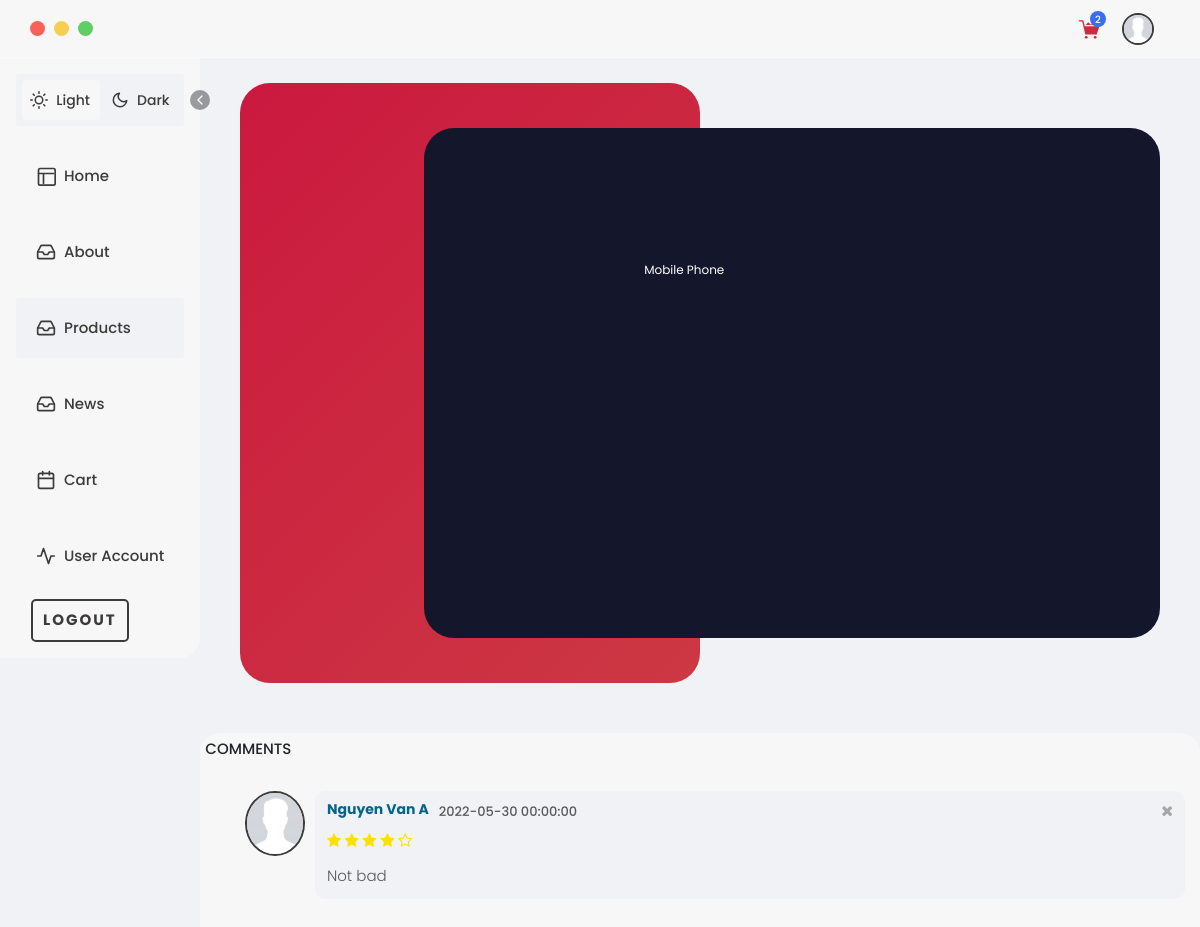
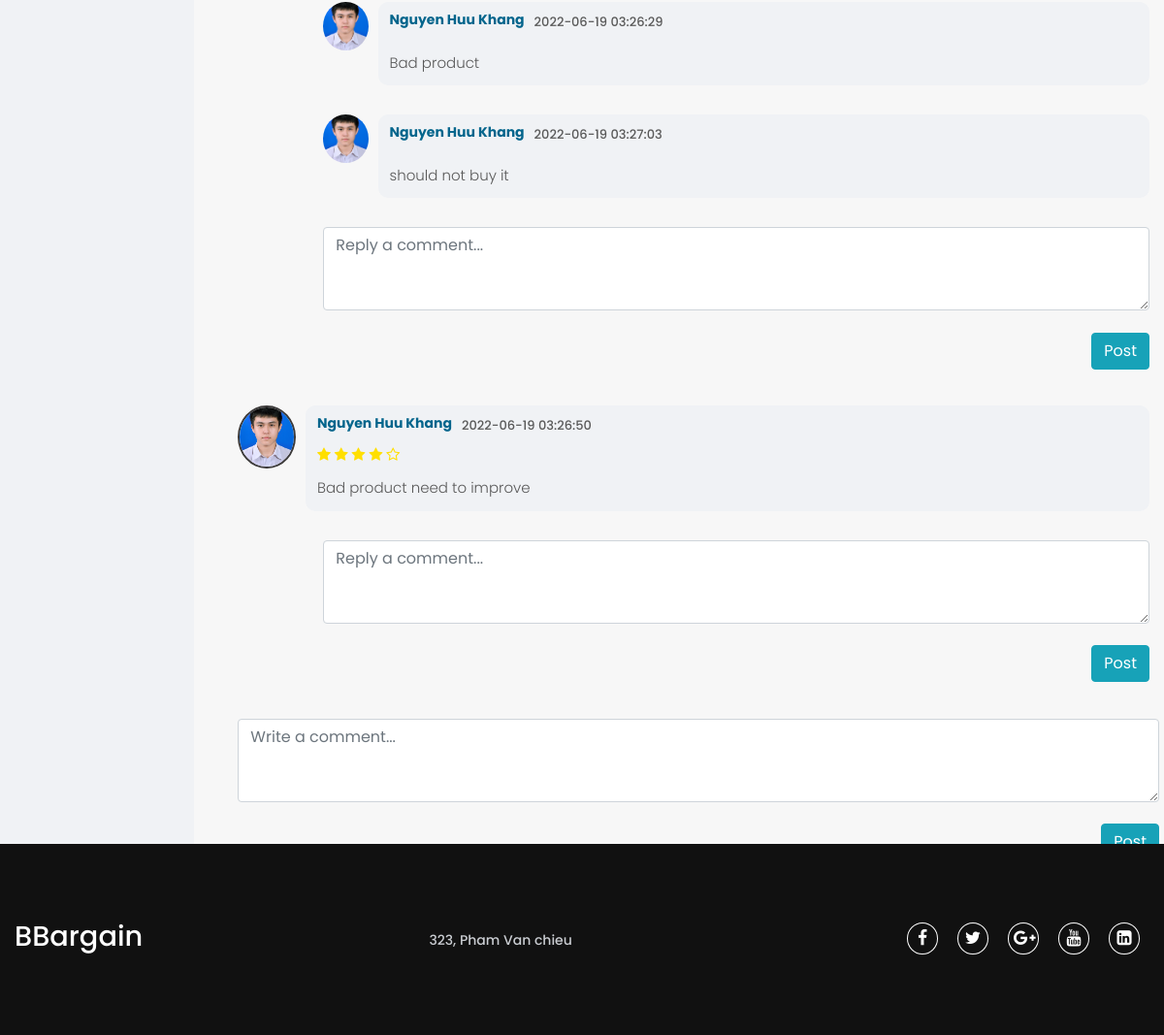
Screenshot of /main/product/info/2 (signed in) with the database file from the repository (2 pictures, top to bottom).
### tables this page shows
CREATE TABLE `comment` (
  `id` int(11) NOT NULL,
  `date` datetime DEFAULT NULL,
  `block` tinyint(1) DEFAULT NULL,
  `content` varchar(10000) DEFAULT NULL,
  `news_id` int(11) DEFAULT NULL,
  `product_id` int(11) DEFAULT NULL,
  `user_id` int(11) DEFAULT NULL,
  `parent_comment` int(11) DEFAULT NULL
);

CREATE TABLE `user` (
  `id` int(11) NOT NULL,
  `email` varchar(255) DEFAULT NULL,
  `img` varchar(255) DEFAULT 'public/uploads/user/client.jpg',
  `name` varchar(255) DEFAULT NULL,
  `age` int(11) DEFAULT NULL,
  `location` varchar(255) DEFAULT NULL,
  `phone` varchar(10) DEFAULT NULL,
  `password` varchar(255) DEFAULT NULL
);

CREATE TABLE `company` (
  `id` int(11) NOT NULL,
  `name` varchar(255) DEFAULT NULL,
  `address` varchar(1000) DEFAULT NULL
);

### controllers/main/product.php (called while the page is built, shortened)
<?php
    class product {
        function info($id){
            $product_by_id = product_db::get_product_id($id);
            $comment = comment_db::get_comment_product($id);
            $arr = array();
            while($result = $comment -> fetch_assoc()){
                $arr_comment = array(
                    "comment_out" => $result,
                    "reply" => comment_db::get_reply_comment_product($result['id'])
                );
                array_push($arr, $arr_comment);
            }
            $data = array("all" => $arr, "info_product" => $product_by_id->fetch_assoc());
            render("product", "info", $data);
        }
    }
?>

### app.php (called while the page is built, shortened)
<?php
    class app {
        protected $page = "main";
        protected $controller = "home";
        protected $action = "index";
        function __construct() {
            $arr = $this -> url_split();
            if(isset($arr[0])) {
                if(file_exists("controllers/" . $arr[0] . "/")) {
                    $this -> page = $arr[0];
                } else {
                    $this -> page = "error";
                }
                unset($arr[0]);
            }
            if(isset($arr[1])) {
                if(file_exists("controllers/" . ($this -> page) . "/" . $arr[1] . ".php")) {
                    $this -> controller = $arr[1];
                } else {
                    $this -> controller = "error_page";
                }
                unset($arr[1]);
            }
            if(isset($arr[2])){
                if(method_exists( $this->controller , $arr[2])) {
                    $this -> action = $arr[2];
                }
                else {
                    $this -> page = "error";
                    $this -> controller = "error_page";
                    $this -> action = "error";
                    require_once "controllers/" . ($this -> page) . "/" . ($this -> controller) . ".php";
                }
                unset($arr[2]);
            }
            else {
                if($this -> page == "error" || $this -> controller == "error_page") {
                    $this -> action = "error";
                }
                unset($arr[2]);
            }
            $this -> params = (!empty($arr)) ? array_values($arr) :  [];
            $object = new $this->controller;
            call_user_func_array([$object, $this -> action],$this -> params);
        }
        function url_split(){
            if( isset($_GET["url"]) ){
                return explode("/", trim($_GET["url"], "/"));
            }
        }
    }
?>

### index.php (called while the page is built, shortened)
<?php
    require_once 'app.php';
    $myapp = new app();
?>

### models/product.php (called while the page is built, shortened)
<?php
    class product_db {
        static function get_product_id($id) {
            $db = getConnection();
            $result = $db->query("SELECT * FROM product WHERE id = $id");
            return $result;
        }
    }
?>

### models/comment.php (called while the page is built, shortened)
<?php
    class comment_db {
        static function get_comment_product($id)
        {
            $db = getConnection();
            $result = $db->query("SELECT
            comment.id AS id,
            comment.date AS date,
            comment.block AS block,
            comment.content AS content,
            comment.product_id AS product_id,
            comment.user_id AS user_id,
            product.name AS name_product,
            user.name AS name,
            user.img AS img,
            comment.parent_comment AS parent_comment
            FROM comment, user, product WHERE product_id = product.id AND user_id = user.id AND product_id = $id AND parent_comment IS NULL ORDER BY date");
            return $result;
        }
        static function get_reply_comment_product($id) {
            $db = getConnection();
            $result = $db->query("SELECT
            comment.id AS id,
            comment.date AS date,
            comment.block AS block,
            comment.content AS content,
            comment.product_id AS product_id,
            comment.user_id AS user_id,
            product.name AS name_product,
            user.name AS name,
            user.img AS img,
            comment.parent_comment AS parent_comment
            FROM comment, user, product WHERE product_id = product.id AND user_id = user.id AND parent_comment = $id");
            return $result;
        }
    }

### models/company.php (called while the page is built, shortened)
<?php
    class company_db {
        static function getAll()
        {
            $db = getConnection();
            $result = $db->query("SELECT * FROM company");
            return $result;
        }
    }

### views/main/product/info.php (the view, shortened to what this page needs)
<!DOCTYPE html>
<html lang="en">
<head>
    <link rel='stylesheet' href='https://cdnjs.cloudflare.com/ajax/libs/twitter-bootstrap/4.1.3/css/bootstrap.min.css'>
    <link rel="stylesheet" href="https://cdnjs.cloudflare.com/ajax/libs/normalize/5.0.0/normalize.min.css" />
    <link rel="stylesheet" href="https://cdnjs.cloudflare.com/ajax/libs/Swiper/4.3.5/css/swiper.min.css" />
    <link rel="stylesheet" href="/checkass_Web/public/css/style.css" />
    <link rel="stylesheet" href="/checkass_Web/public/css/grid.css" />
    <link rel="stylesheet" href="/checkass_Web/public/css/responsive.css" />
    <link rel="stylesheet" href="https://stackpath.bootstrapcdn.com/font-awesome/4.7.0/css/font-awesome.min.css">
</head>
<body class="light-mode">
    <?php require_once 'views/main/layout.php'; ?>
    <div style="overflow: auto;"class="content-wrapper">
                    <div class="header-wrapper">
                        <div class="content">
                            <div class="product-img-slider">
                            </div>
                            <div class="product-slider">
                                <div class="product-slider__wrp swiper-wrapper">
                                    <div class="product-slider__item swiper-slide" data-target="img3">
                                        <div class="product-slider__card">
                                            <div class="product-slider__content">
                                                <h1 class="product-slider__title">
                                                <?php echo $info_product['name']?> <br />
                                                <h3 class="small"><?php if($info_product['category_id'] == 1){ echo "Mobile Phone";} else { echo "laptop";}?></h3>
                                                </h1>
                                            </div>
                                        </div>
                                    </div>
                                </div>
                            </div>
                        </div>
                    </div>
                    <div class="comments-container">
                        <p style=" margin-bottom: 8px;">COMMENTS</p>
                        <ul id="comments-list" class="comments-list">
                    <?php
                        foreach($all as $value) {
                            echo '
                                <li>
                                    <div class="comment-main-level">
                                        <div class="comment-avatar"><img class="profile-img" src="' . '/' . 'checkass_Web' . '/' . $value['comment_out']['img'] . '"' .'alt=""></div>
                                        <div class="comment-box">
                                            <div class="comment-head">
                                                <h6 class="comment-name by-author"><a>' . $value['comment_out']['name'] . '</a></h6>
                                                <span>' . $value['comment_out']['date'] . '</span>';
                                                if(isset($_SESSION['id'])) {
                                                    if($value['comment_out']['user_id'] == $_SESSION['id']) {
                                                        echo '<a onclick="return confirm('; echo "'" . 'Bạn có muốn xóa bình luận?' . "'";   echo ')" href="/checkass_Web/main/product/delete_comment/' . $_SESSION['id'] . '/'. $info_product['id']. '" style="text-decoration:none;">' . '<i class="fa fa-times"></i></a>';
                                                    }
                                                }
                                            echo '
                                            </div>
                                            <div class="star-rating">
                                                <i class="fa fa-star checked"></i>
                                                <i class="fa fa-star checked"></i>
                                                <i class="fa fa-star checked"></i>
                                                <i class="fa fa-star checked"></i>
                                                <i class="fa fa-star-o not-checked"></i>
                                            </div>
                                            <div class="comment-content">
                                            ' . $value['comment_out']['content'] . '
                                            </div>
                                        </div>
                                    </div>
                                    <ul class="comments-list reply-list">';
                                    while($reply = $value['reply'] -> fetch_assoc()) {
                                        echo '
                                        <li>
                                            <div class="comment-avatar"><img src="' . '/' . 'checkass_Web' . '/' . $reply['img'] . '"' .'alt=""></div>
                                            <div class="comment-box">
                                                <div class="comment-head">
                                                    <h6 class="comment-name"><a>' . $reply['name'] . '</a></h6>
                                                    <span>' . $reply['date'] . '</span>';
                                                echo '
                                                </div>
                                                <div class="comment-content">
                                                    ' . $reply['content'] . '
                                               </div>
                                            </div>
                                        </li>';
                                    }
                            echo '
                                        <div id="reply_p_' . $value['comment_out']['id']. '"' .' class = "reply_box">
                                            <textarea id="content_p_' . $value['comment_out']['id']. '"' . ' class="form-control" placeholder="Reply a comment..." rows="3"></textarea>
                                            <br>
                                            <button type="button" class="btn btn-info pull-right reply-btn" data-pid='. $info_product['id'] . ' data-uid=';
                                                if(isset($_SESSION['id'])){ echo $_SESSION['id'];} else {echo -1;};
                                                echo ' data-parent_comment= ' . $value['comment_out']['id'] . ' data-user_name = "';
                                                if(isset($_SESSION['name'])){ echo $_SESSION['name'];} else {echo 'none';}
                                                echo '"' . ' data-user_img = "';
                                                if(isset($_SESSION['img'])){ echo $_SESSION['img'];} else {echo 'none';}
                                                echo '"' . '>Post</button>
                                        </div>
                                    </ul>
                                </li><br>';
                        }
                    ?>
                            <div id="write-p" class="write-box">
                                <textarea id="content_p_write" class="form-control" placeholder="Write a comment..." rows="3"></textarea>
                                <br>
                                <button id = "btn-write" type="button" class="btn btn-info pull-right"
                                data-pid="<?php echo $info_product['id'];?>"
                                data-uid="<?php if(isset($_SESSION['id'])){ echo $_SESSION['id'];} else {echo -1;};?>"
                                data-user_name="<?php if(isset($_SESSION['name'])){ echo $_SESSION['name'];} else {echo 'none';};?>"
                                data-user_img="<?php if(isset($_SESSION['img'])){ echo $_SESSION['img'];} else {echo 'none';};?>"
                                >Post</button>
                            </div>
                        </ul>
                    </div>
            </div>
        </div>
        <?php      include_once('views/main/footer.php');   ?>
</body>
</html>

### views/main/footer.php
<footer>
   <div class="footer-content">
      <?php
         require_once 'models/company.php';
         $company = company_db::getAll()->fetch_assoc();
      ?>
      <h3><?php echo $company['name']?></h3>
      <p><?php echo $company['address'];?></p>
      <ul class="socials">
         <li><a href="#"><i class="fa fa-facebook"></i></a></li>
         <li><a href="#"><i class="fa fa-twitter"></i></a></li>
         <li><a href="#"><i class="fa fa-google-plus"></i></a></li>
         <li><a href="#"><i class="fa fa-youtube"></i></a></li>
         <li><a href="#"><i class="fa fa-linkedin-square"></i></a></li>
       </ul>
   </div>
</footer>

### public/css/responsive.css (style rules this page uses)
.content-wrapper { flex-wrap: nowrap; }

### rows the page displays
comment: user.img (picture), user.name "Nguyen Van A", date "2022-05-30 00:00:00", content "Not bad", id "Reply a comment..."
comment: user.img (picture), user.name "Nguyen Huu Khang", date "2022-06-19 03:26:29", content "Bad product"
comment: user.img (picture), user.name "Nguyen Huu Khang", date "2022-06-19 03:27:03", content "should not buy it"
comment: user.img (picture), user.name "Nguyen Huu Khang", date "2022-06-19 03:26:50", content "Bad product need to improve", id "Reply a comment..."
company: name "BBargain", address "323, Pham Van chieu"

### other values shown
$i "2"
